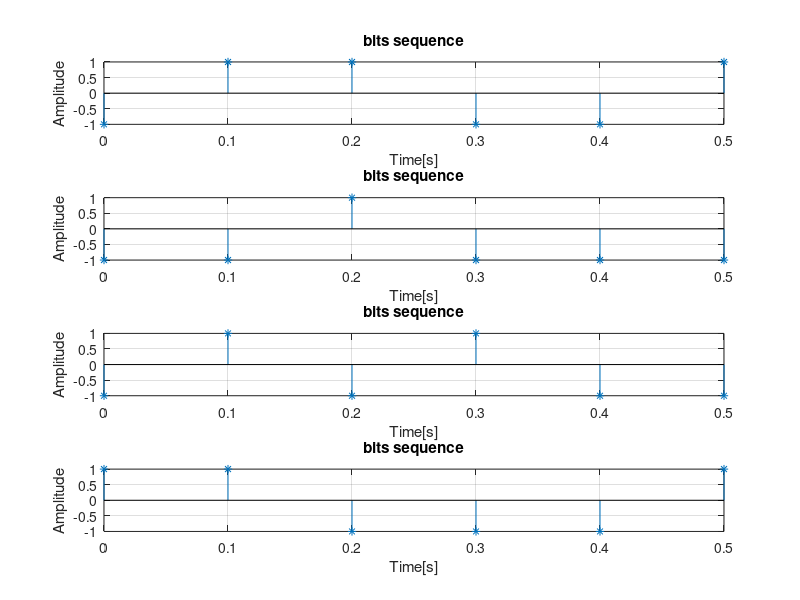
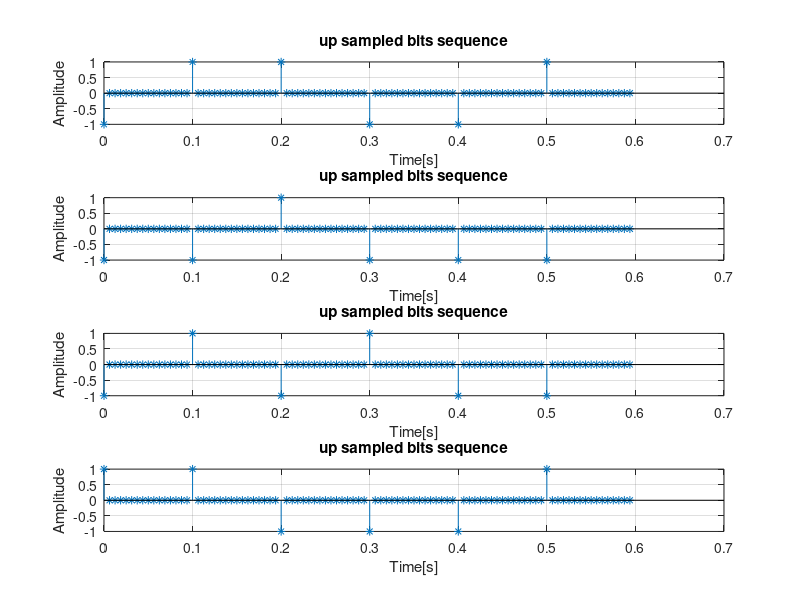
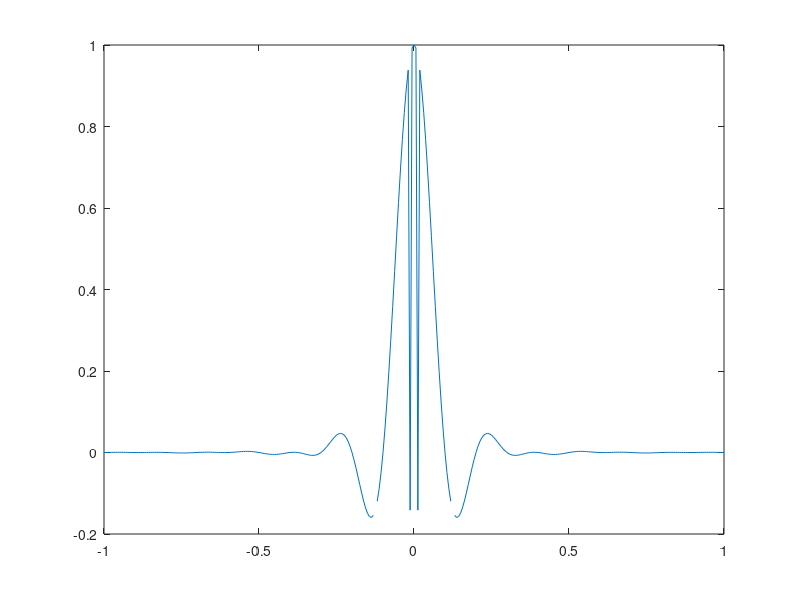
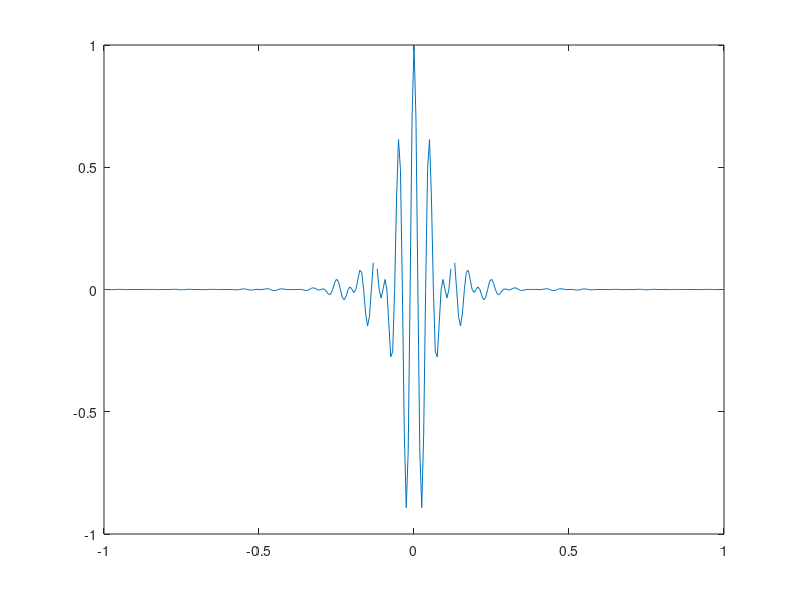

MATLAB code to generate these figures, in order:
%generate random sequences ak  ak = round(rand(10,3))*2 - 1%


nb_elements= 10; %M
nb_sequences= 3 ; %n

function y = a_generator(nb_elements,nb_sequences)
  y= round(rand(nb_elements,nb_sequences))*2 - 1
end


Tb = 0.1; %period of a bit
M =6 ;%length of the message
N = 4; %number of messages
Beta = 16;
Tn = Tb/Beta %period of sampling

ak = a_generator(M,N);
TIME=0:Tb:((M-1)*Tb) %time axis from 0 to (m-1)*tb with tb step

figure(1) %draw the N random sequences
for i=1:N 
  subplot(N,1,i)
  stem(TIME,ak(:,i),'*')
  title('bits sequence');  
  xlabel('Time[s]');
  ylabel('Amplitude');
  grid on;              
end


function y = upsample(ak,Beta)
  row = size(ak)(1);
  col = size(ak)(2);
  y = zeros(Beta*row,col);
  y(1,:)=ak(1,:);
  for i=2:row
   y(i+(Beta-1)*(i-1),:)=ak(i,:);
  end
 end

upsampledsignal= upsample(ak,Beta)

figure(2) %draw the N random sequences with zeros in between for the upsampling
for i=1:N 
  subplot(N,1,i);
  t=0:Tn:((M*Beta-1)*Tn);
  stem(t,upsampledsignal(:,i),'*');
  title('up sampled bits sequence');
  xlabel('Time[s]');
  ylabel('Amplitude');
  grid on;              
end
%pause;

filterr= rcosfir(0.4,10,Beta,Tb);
L=10;
filter_range = ((-L*Tb):Tn:(L*Tb));

for i=1:N 
  %subplot(N,1,i);
  figure(2+i)
  carrier(i,:) = cos((4*pi*(i-1)/Tb).*filter_range);
  pn = filterr.*carrier(i,:);
  plot(filter_range,pn);  
end

%carrier(2,:) = cos((4*pi*1000/Tb)*filter_range);
%carrier(3,:) = cos((4*pi/Tb)*filter_range);
%figure(4)
%plot(filter_range,filterr.*carrier(3,:),filter_range,filterr); 

 

